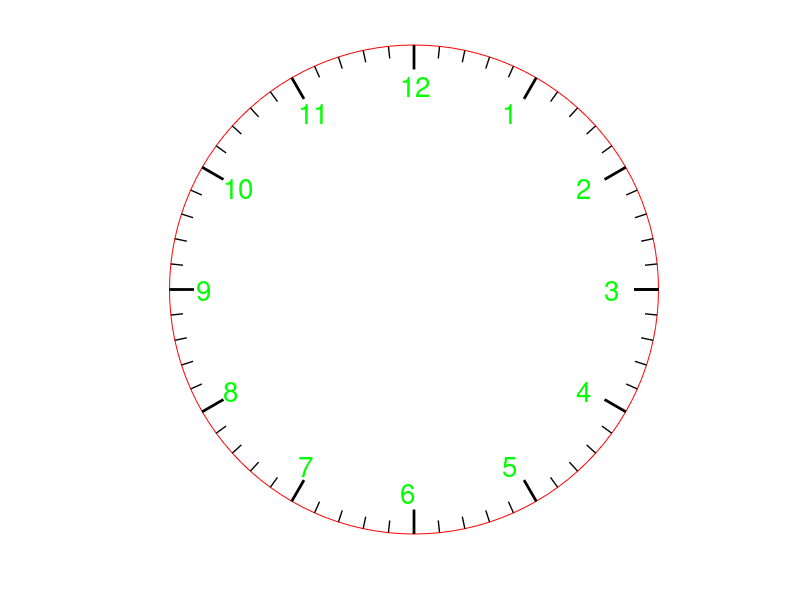

This figure's MATLAB source: (Note: this script raises an error after producing the figure.)
function AnalogAndDigitalClockWithSpecialTimesExtended()  
    figure('Name','Uhrzeit');
    hold on;
    
    r = 12;
    theta = 0 : pi/60 : 2*pi;
    xcoords = r * cos(theta);
    ycoords = r * sin(theta);
    
    %for the perfect round circle
    set(gcf,'position',[0,0,500,450])
    set(gcf,'color','w');
    plot(xcoords,ycoords, "r");
    axis equal;
    axis off;
   
    r = r - 2;
    numberIndex = 1;
    for grad = 60 : -30 : -270
        theta = grad * pi/180;
        xCoordsCaption = r * cos(theta) - 2/3;
        yCoordsCaption = r *sin(theta);
        text(xCoordsCaption,yCoordsCaption,num2str(numberIndex),'color',"g", 'FontSize', 20);
        numberIndex = numberIndex + 1;
    end
    
    r = r + 2;
    
    %drawing hour line
    for grad = 0 : 30 : 360
        theta = grad * pi/180;
        xCoordHourLine1 =(r - 1.2) * cos(theta); 
        xCoordHourLine2 =r * cos(theta); 
        xCoordsHourLine = [xCoordHourLine1 xCoordHourLine2];
        yCoordHourLine1 = (r - 1.2) * sin(theta); 
        yCoordHourLine2 = r * sin(theta); 
        yCoordsHourLine = [yCoordHourLine1 yCoordHourLine2];
        plot(xCoordsHourLine,yCoordsHourLine,'linewidth',2,'color',"k");
    end
    
    %drawing minute line
    for grad = 0 : 6 : 360
        theta = grad * pi/180;
        xCoordMinuteLine1 =(r - 0.6) * cos(theta); 
        xCoordMinuteLine2 =r * cos(theta); 
        xCoordsMinuteLine = [xCoordMinuteLine1 xCoordMinuteLine2];
        yCoordMinuteLine1 = (r - 0.6) * sin(theta); 
        yCoordMinuteLine2 = r * sin(theta); 
        yCoordsMinuteLine = [yCoordMinuteLine1 yCoordMinuteLine2];
        plot(xCoordsMinuteLine,yCoordsMinuteLine,'linewidth',1,'color',"k");
    end
    
    %get calculated special times with 180 degrees
    specialTimes = calculateSpecialTimes();
    sizeOfSpecialTimesArray = length(specialTimes);
    arrayCounter = 1;
    while(true)
        color = "r";
        
        %disp(actualTime)
        s = specialTimes(arrayCounter, 1);
        m = specialTimes(arrayCounter, 2);
        h = specialTimes(arrayCounter, 3); 
        
        %if all values are displayed begin the animation again
        if arrayCounter ~= sizeOfSpecialTimesArray
            arrayCounter = arrayCounter + 1;
        else
            arrayCounter = 1;
        end
        
        %digital time printer inclusive fixing single string times to
        %stringLength 2
        concateTimeString = "";
        if strlength(num2str(fix(h))) == 1
            concateTimeString = concateTimeString + "0" + fix(h);
        else 
            concateTimeString = concateTimeString + fix(h);
        end
        
        concateTimeString = concateTimeString + ":";
        
        if strlength(num2str(fix(m))) == 1
            concateTimeString = concateTimeString + "0" + fix(m);
        else 
            concateTimeString = concateTimeString + fix(m);
        end
        
        concateTimeString = concateTimeString + ":";
        
        if strlength(num2str(fix(s))) == 1
            concateTimeString = concateTimeString + "0" + fix(s);
        else 
            concateTimeString = concateTimeString + fix(s);
        end
        
        %plot and print the digital time
        concateTimeString = concateTimeString + " Uhr";
        disp(concateTimeString); %console output for debugging
        xAxes = xlim();
        yAxes = ylim();
        analogTime = text(xAxes(1)-4,yAxes(2),concateTimeString,'color',color, 'FontSize', 20);
   
        %drawing hour pointer
        thetaHourPointer = (90 - (360/12 * h)) * pi/180 ;
        xCoordHourPointer =(r - 3) * cos(thetaHourPointer); 
        xCoordsHourPointer = [0 xCoordHourPointer];
        yCoordHourPointer =(r - 3) * sin(thetaHourPointer); 
        yCoordsHourPointer = [0 yCoordHourPointer];
        hourPlot = plot(xCoordsHourPointer,yCoordsHourPointer,'linewidth',3,'color',color);

        %drawing minute pointer
        thetaMinutePointer = (90 - (360/60 * m)) * pi/180 ;
        xCoordMinutePointer =(r - 0.5) * cos(thetaMinutePointer); 
        xCoordsMinutePointer = [0 xCoordMinutePointer];
        yCoordMinutePointer =(r - 0.5) * sin(thetaMinutePointer); 
        yCoordsMinutePointer = [0 yCoordMinutePointer];
        minutePlot = plot(xCoordsMinutePointer,yCoordsMinutePointer,'linewidth',2,'color',color);
        
        %drawing second pointer
        theta = (90 - (360/60 * s)) * pi/180 ;
        xCoordSecondPointer =(r - 0.5) * cos(theta); 
        xCoordsSecondPointer = [0 xCoordSecondPointer];
        yCoordSecondPointer =(r - 0.5) * sin(theta); 
        yCoordsSecondPointer = [0 yCoordSecondPointer];
        secondPlot = plot(xCoordsSecondPointer,yCoordsSecondPointer,'linewidth',1,'color',"r");
        
        pause(1);
        delete(hourPlot);
        delete(minutePlot);
        delete(secondPlot);
        delete(analogTime);
    end
end

